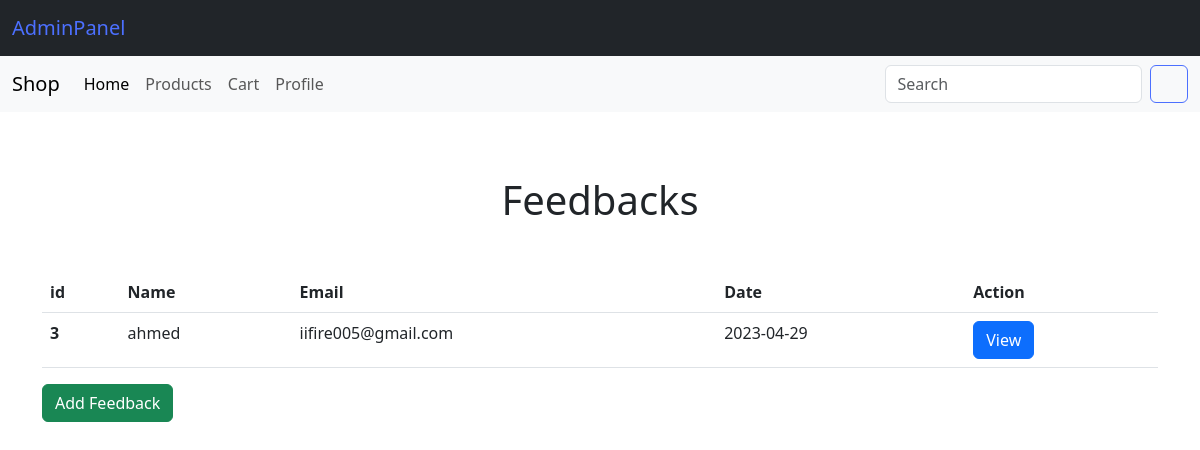
/admin/feedbacks.php (signed in), run on the app's committed database.
### tables this page shows
CREATE TABLE `feedbacks` (
  `id` int(255) NOT NULL,
  `name` char(255) NOT NULL,
  `email` char(255) NOT NULL,
  `feedback` varchar(500) NOT NULL,
  `date` date NOT NULL
);

### admin/feedbacks.php (called while the page is built, shortened)
<?php
include_once $_SERVER["DOCUMENT_ROOT"] .'/init.php';
include_once $_SERVER["DOCUMENT_ROOT"] .'/includes/services/feedback/index.php';
$feedbacks = findFeedbacks($conn);
?>
<?php include_once $_SERVER["DOCUMENT_ROOT"] .'/includes/views/admin/feedbacks.php'; ?>
<?php include_once $_SERVER["DOCUMENT_ROOT"] .'/includes/templates/footer.php'; ?>

### includes/services/feedback/index.php (called while the page is built, shortened)
<?php
function findFeedbacks($conn) {
    $sql = "SELECT * FROM feedbacks";
    $result = $conn->query($sql);
    return $result;
}
?>

### includes/views/admin/feedbacks.php (the view)
<main class="container" style="margin-top: 4rem;">
    <h1 class="text-center mb-5">Feedbacks</h1>
    <div class="table-responsive">
        <table class="table">
            <thead>
                <tr>
                    <th scope="col">id</th>
                    <th scope="col">Name</th>
                    <th scope="col">Email</th>
                    <th scope="col">Date</th>
                    <th scope="col">Action</th>
                </tr>
            </thead>
            <tbody>
                <?php
                    if($feedbacks):
                ?>
                        <?php while($feedback = $feedbacks->fetch_assoc()): ?>
                            <tr>
                                <th scope='row'><?= $feedback['id'] ?></th>
                                <td><?= $feedback['name'] ?></td>
                                <td><?= $feedback['email'] ?></td>
                                <td><?= $feedback['date'] ?></td>
                                <td><a class='btn btn-primary' href='/admin/feedback.php?id=<?= $feedback['id']?>'>View</a></td>
                            </tr>
                        <?php endwhile; ?>
                <?php else: ?>
                    <tr>
                        <td colspan='6' class='text-center'>☹️ No Feedbacks found</td>
                    </tr>
                <?php endif; ?>
            </tbody>
        </table>
    </div>
    <a class="btn btn-success" href="/admin/feedback.php">Add Feedback</a>
</main>

### public/css/docs.css (style rules this page uses)
:root { --bs-breakpoint-xs: 0;--bs-breakpoint-sm: 576px;--bs-breakpoint-md: 768px;--bs-breakpoint-lg: 992px;--bs-breakpoint-xl: 1200px;--bs-breakpoint-xxl: 1400px }
:root,[data-bs-theme="light"] { --bd-purple: #4c0bce;--bd-violet: #712cf9;--bd-accent: #ffe484;--bd-violet-rgb: 112.520718,44.062154,249.437846;--bd-accent-rgb: 255,228,132;--bd-pink-rgb: 214,51,132;--bd-teal-rgb: 32,201,151;--bd-violet-bg: var(--bd-violet);--bd-toc-color: var(--bd-violet);--bd-sidebar-link-bg: rgba(var(--bd-violet-rgb), .1);--bd-callout-link: 10,88,202;--bd-callout-code-color: #ab296a;--bd-pre-bg: var(--bs-tertiary-bg) }
:root { --docsearch-primary-color: var(--bd-violet);--docsearch-logo-color: var(--bd-violet) }
main a,main button,main h2,main h3,main h4,main [tabindex="0"] { scroll-margin-top:80px;scroll-margin-bottom:100px }
:root,[data-bs-theme="light"] { --base02: #c8c8fa;--base03: #565c64;--base04: #666;--base05: #333;--base06: #fff;--base07: #13795b;--base08: #c6303e;--base09: #087990;--base0A: #6f42c1;--base0B: #084298;--base0C: #084298;--base0D: #6f42c1;--base0E: #ab296a;--base0F: #333 }

### data on the page
feedbacks: id "3", name "ahmed", email "iifire005@gmail.com", date "2023-04-29"
